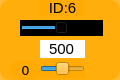
    <widget class="QWidget" name="widget_id6" native="true">
     <property name="geometry">
      <rect>
       <x>850</x>
       <y>180</y>
       <width>120</width>
       <height>80</height>
      </rect>
     </property>
     <property name="styleSheet">
      <string notr="true">background-color: rgb(255, 170, 0, 200);
border-radius:10px;</string>
     </property>
     <widget class="QLabel" name="label_ID6">
      <property name="geometry">
       <rect>
        <x>40</x>
        <y>0</y>
        <width>45</width>
        <height>16</height>
       </rect>
      </property>
      <property name="minimumSize">
       <size>
        <width>0</width>
        <height>10</height>
       </size>
      </property>
      <property name="font">
       <font>
        <family>Arial</family>
        <pointsize>11</pointsize>
       </font>
      </property>
      <property name="styleSheet">
       <string notr="true">background-color: rgb(255, 255, 255， 0);
border-radius:0px;</string>
      </property>
      <property name="text">
       <string>ID:6</string>
      </property>
      <property name="alignment">
       <set>Qt::AlignCenter</set>
      </property>
     </widget>
     <widget class="QSlider" name="horizontalSlider_pulse_id6">
      <property name="geometry">
       <rect>
        <x>20</x>
        <y>20</y>
        <width>83</width>
        <height>16</height>
       </rect>
      </property>
      <property name="autoFillBackground">
       <bool>false</bool>
      </property>
      <property name="styleSheet">
       <string notr="true">background-color: rgb(0, 0, 0);
border-radius:0px;</string>
      </property>
      <property name="minimum">
       <number>0</number>
      </property>
      <property name="maximum">
       <number>1000</number>
      </property>
      <property name="pageStep">
       <number>1</number>
      </property>
      <property name="value">
       <number>500</number>
      </property>
      <property name="orientation">
       <enum>Qt::Horizontal</enum>
      </property>
     </widget>
     <widget class="QSlider" name="horizontalSlider_dev_id6">
      <property name="geometry">
       <rect>
        <x>40</x>
        <y>60</y>
        <width>45</width>
        <height>18</height>
       </rect>
      </property>
      <property name="styleSheet">
       <string notr="true">background-color: rgb(255, 255, 255， 0);</string>
      </property>
      <property name="minimum">
       <number>-125</number>
      </property>
      <property name="maximum">
       <number>125</number>
      </property>
      <property name="pageStep">
       <number>1</number>
      </property>
      <property name="orientation">
       <enum>Qt::Horizontal</enum>
      </property>
     </widget>
     <widget class="QLabel" name="label_id6">
      <property name="geometry">
       <rect>
        <x>10</x>
        <y>60</y>
        <width>31</width>
        <height>20</height>
       </rect>
      </property>
      <property name="minimumSize">
       <size>
        <width>0</width>
        <height>10</height>
       </size>
      </property>
      <property name="font">
       <font>
        <family>DejaVu Sans</family>
        <pointsize>10</pointsize>
       </font>
      </property>
      <property name="styleSheet">
       <string notr="true">background-color: rgb(255, 255, 255， 0);</string>
      </property>
      <property name="text">
       <string>0</string>
      </property>
      <property name="alignment">
       <set>Qt::AlignCenter</set>
      </property>
     </widget>
     <widget class="QLineEdit" name="lineEdit_id6">
      <property name="geometry">
       <rect>
        <x>40</x>
        <y>40</y>
        <width>45</width>
        <height>18</height>
       </rect>
      </property>
      <property name="sizePolicy">
       <sizepolicy hsizetype="Fixed" vsizetype="Fixed">
        <horstretch>0</horstretch>
        <verstretch>0</verstretch>
       </sizepolicy>
      </property>
      <property name="font">
       <font>
        <family>Arial</family>
        <pointsize>11</pointsize>
       </font>
      </property>
      <property name="autoFillBackground">
       <bool>false</bool>
      </property>
      <property name="styleSheet">
       <string notr="true">background-color: rgb(255, 255, 255);
border-radius:0px;</string>
      </property>
      <property name="text">
       <string>500</string>
      </property>
      <property name="maxLength">
       <number>1000</number>
      </property>
      <property name="alignment">
       <set>Qt::AlignCenter</set>
      </property>
      <property name="dragEnabled">
       <bool>false</bool>
      </property>
      <property name="readOnly">
       <bool>false</bool>
      </property>
     </widget>
    </widget>
